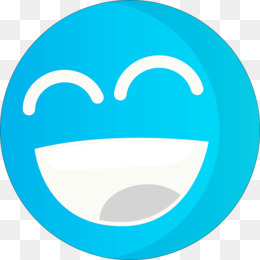
//> input picture opencv/opencv_testimage.jpg, 260 x 260 px
$ ./opencv   (built with g++ and OpenCV 4)
//> lines starting //> are read from the running program, lines starting //| are printed output that depends on the picture
#include <opencv2/highgui.hpp>
#include <opencv2/core/core.hpp>
#include <opencv2/highgui/highgui.hpp>
#include <opencv2/imgproc.hpp>
#include "opencv2/opencv.hpp"
#include <iostream>
#include <vector>

#ifdef DP
typedef double REAL;
#else
typedef float REAL;
#endif

// Create sobel filter with size k x k
void sobel_filter(int k, REAL *&A) {
    float v, x_dist, y_dist;
    for (int i = 0; i < k; i++) {
        for (int j = 0; j < k; j++) {
            if (j == floor(k/2)){
                v = 0;
            }
            else {
                y_dist = (i - floor(k/2));
                x_dist = (j - floor(k/2));
                v = x_dist / (x_dist * x_dist + y_dist * y_dist);
            }
            A[i * k + j] = v;
        }
    }
}

void print_array(char * name, REAL *&A, int M) {
    for (int i = 0; i < M*M; i++) {
        std::cout << A[i] << " ";
        if ((i+1)%M ==0){
            std::cout <<"]\n";
            std::cout << "[";
        }
    }
    std::cout << "" << std::endl;
}

void array_padding(REAL *&A, REAL *&B, int pad, int w, int h) {
    int out_w = w + pad * 2;
    for (int r = 0; r < h; r++) {
        for (int c = 0; c < w; c++) {
            B[(r + pad) * out_w + c + pad] = A[r * w + c];
        }
    }
}

void conv(REAL *&frameArray, REAL *&array, int * size, REAL *&kernel, int k, REAL *&out){
    array_padding(frameArray, array, k/2, size[0], size[1]);
    float total = 0;
    float elem = 0;
    int w_pad = size[1] + 2 * (k/2);
    // Go through each pixel in the original array
    for (int r = 0; r < size[0]; r++) {
        for (int c = 0; c < size[1]; c++) {
            total = 0;
            // Go through each element in the kernel array
            for (int x = 0; x < k; x++) {
                for (int y = 0; y < k; y++) {
                    elem = array[(r + y) * w_pad + c + x];
                    total += elem * kernel[x * k + y]; // Add to the total value for the output pixel
                }
            }
            out[r * size[1] + c] = total;
        }
    }
}
int get_image(char* name, REAL *&frameArray, int *size ){

    cv::Mat image ;             // input image
    image = cv::imread(name, CV_LOAD_IMAGE_GRAYSCALE);

    int numCols = size[1];
    int numRows = size[0];
    REAL intensity;
    int value;
    for (int x = 0; x < numCols; x++) {          // x-axis, cols
        for (int y = 0; y < numRows; y++) {
            intensity = frameArray[x * numCols + y];

            if (intensity >= 0 && intensity <= 255){
                value = intensity;
            }else if (intensity < 0){
                value = 0;
            }else if (intensity > 255){
                value = 255;
            }
            image.at<uchar>(x, y) = frameArray[x * numCols + y];
        }
    }
    std::cout <<" \n" << std::endl;

    cv::imshow( "Final", image );
    cv::waitKey(0);
}

int main( int argc, char** argv ) {

    char* name = "opencv_testimage.jpg";
    char* name2 = "bitmoji.png";

    int *size = (int *)malloc(sizeof(int)*2);
    cv::Mat image;
    image = cv::imread(name, CV_LOAD_IMAGE_GRAYSCALE);
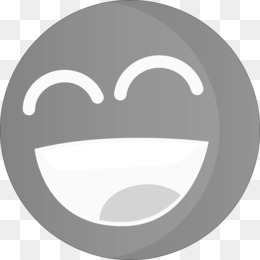
//> image: 260 rows x 260 cols, CV_8UC1; min 109, max 255, mean 186.8

    if(! image.data ) {
        std::cout <<  "Image not found or unable to open" << std::endl ;
        return -1;
    }
    cv::namedWindow( "mes images", cv::WINDOW_AUTOSIZE );
    cv::imshow( "Initial", image );
    int numCols = image.cols;
//> numCols = 260
    int numRows = image.rows;
//> numRows = 260

    REAL *frameArray = new REAL[numCols*numRows];
    int intensity;
    for (int x = 0; x < numCols; x++) {          // x-axis, cols
        for (int y = 0; y < numRows; y++) {          // y-axis rows
            intensity = image.at<uchar>(cv::Point(y, x));
            frameArray[x * numRows + y] = intensity;
        }
    }
//> this loop made 260 passes
//> intensity on passes 1 to 3: 255, 255, 255
//> after the loop, intensity = 255
    size[0] = numCols;
    size[1] = numRows;


    //kernel
    int k = 3;
    int pad = floor(k / 2);
    REAL *kernel = new REAL[k*k];
    sobel_filter(k, kernel);

    //Array
    REAL *array = new REAL[(size[0]+1)*(size[1]+1)];
    REAL *out = new REAL[size[0]*size[1]];
    conv(frameArray, array, size, kernel, k, out);
//> in conv, `int w_pad = size[1] + 2 * (k/2);`: w_pad = 262
//> the loop in conv, `for (int r = 0; r < size[0]; r++)` made 260 passes
//> total on passes 1 to 3: 382.5, 0, 0
//> after the loop in conv, `for (int r = 0; r < size[0]; r++)`: total = 93.5; elem = 238

    int n = get_image(name, out, size);
//> in get_image, `int numCols = size[1];`: numCols = 260
//> the loop in get_image, `for (int x = 0; x < numCols; x++)` made 260 passes
//> (intensity, value) on passes 1 to 3: (382.5, 255), (0, 0), (0, 0)
//> after the loop in get_image, `for (int x = 0; x < numCols; x++)`:
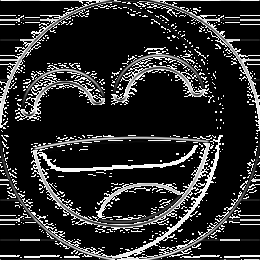
//> image: 260 rows x 260 cols, CV_8UC1; min 0, max 255, mean 44.5
//> after the loop in get_image, `for (int x = 0; x < numCols; x++)`: intensity = 93.5; value = 93
//> n = 0

    return 0;
}
